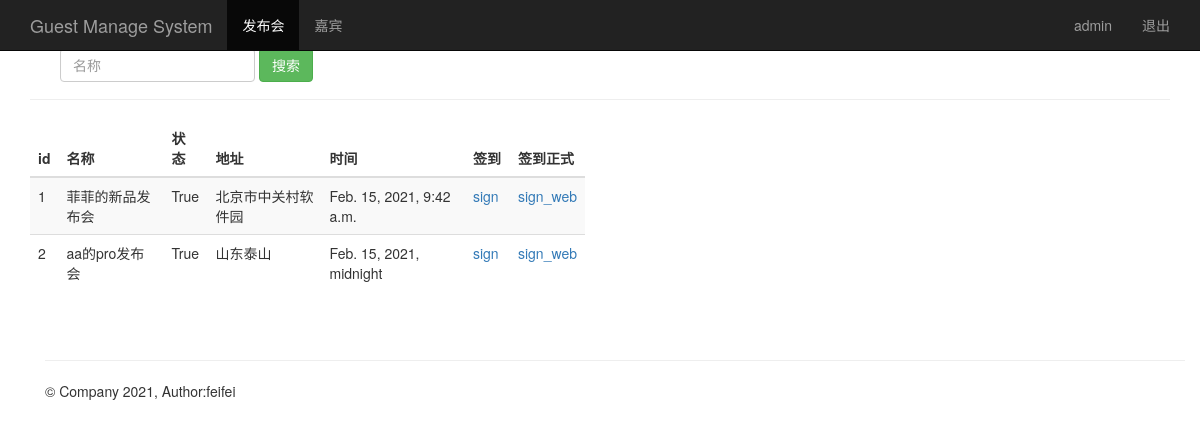
The app's page /event_manage/ (signed in), older data.
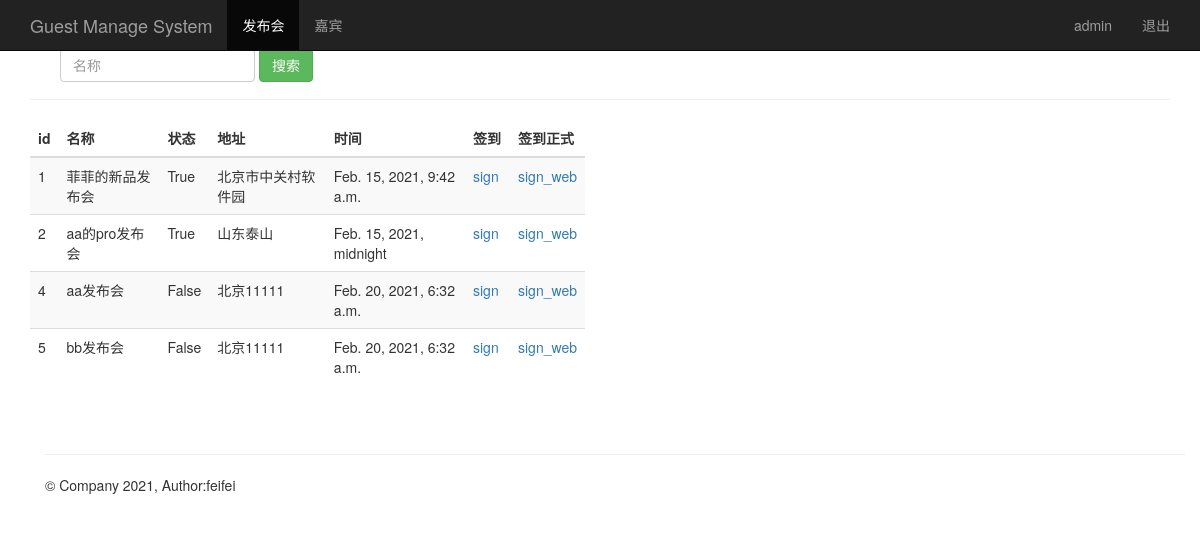
The same page, newer data.
### loginApp/models.py (models this page shows, shortened)
class Event(models.Model):
    name = models.CharField(max_length=100)  #发布会标题
    limit = models.IntegerField() #参加人数
    status = models.BooleanField()  #状态，表示该发布会是否启用
    address = models.CharField(max_length=200)  #发布会地址
    start_time = models.DateTimeField('events time')  #发布会开始时间
    create_time = models.DateTimeField(auto_now=True)  #创建时间，自动获取当前时间
    '''
    python 如何将对象以str的方式显示出来
    '''

### loginApp/views.py (the view)
# urls.py: url(r'^event_manage/', views.event_manage),
@login_required
def event_manage(request):
    event_list = Event.objects.all()
    username = request.session.get('user','')
    return render(request,'event_manage.html',{'user':username,'events':event_list})

### loginApp/templates/event_manage.html
{% extends "base.html" %}
{% block content %}
    <nav class="navbar navbar-inverse navbar-fixed-top">
      <div class="container">
        <div class="navbar-header">
          <a class="navbar-brand" href="/event_manage/">Guest Manage System</a>
        </div>
        <div id="navbar" class="collapse navbar-collapse">
          <ul class="nav navbar-nav">
            <li class="active"><a href="#">发布会</a></li>
            <li><a href="/guest_manage/">嘉宾</a></li>
          </ul>
          <ul class="nav navbar-nav navbar-right">
           <li><a href="#">{{user}}</a></li>
           <li><a href="/logout/">退出</a></li>
         </ul>
        </div>
      </div>
    </nav>
    <div class="container theme-showcase" role="main">
      <div class="page-header">
        <div id="navbar" class="navbar-collapse collapse">
          <form class="navbar-form" method="get" action="/search_name/">
            <div class="form-group">
              <input name="name" type="text" placeholder="名称" class="form-control">
            </div>
            <button type="submit" class="btn btn-success">搜索</button>
          </form>
        </div>
      </div>
      <div class="row">
        <div class="col-md-6">
          <table class="table table-striped">
            <thead>
              <tr>
                <th>id</th>
                <th>名称</th>
                <th>状态</th>
                <th>地址</th>
                <th>时间</th>
                <th style="width: 45px;">签到</th>
                <th>签到正式</th>
              </tr>
            </thead>
            <tbody>
              {% for event in events %}
                <tr>
                  <td>{{ event.id }}</td>
                  <td>{{ event.name }}</td>
                  <td>{{ event.status }}</td>
                  <td>{{ event.address }}</td>
                  <td>{{ event.start_time }}</td>
                  <td><a href="/sign_index/{{ event.id }}/"  target="{{ event.id }}_blank">sign</a></td>
                  <td><a href="/sign_index2/{{ event.id }}/"  target="{{ event.id }}_blank">sign_web</a></td>
                </tr>
             {% endfor %}
            </tbody>
          </table>
        </div>
      </div>
{% endblock %}

### loginApp/templates/base.html (shortened to what this page needs)
<!DOCTYPE html>
<html lang="zh-CN">
  <head>
      <link href="//cdn.bootcss.com/bootstrap/3.3.5/css/bootstrap.min.css" rel="stylesheet">
      <link href="//v3.bootcss.com/examples/theme/theme.css" rel="stylesheet">
  </head>
  <body role="document">
  {% block content %}
  {% endblock %}
    <div class="container theme-showcase" role="main">
        <div class="page-header">
        </div>
        <footer class="footer">
          <p>&copy; Company 2021, Author:feifei</p>
        </footer>
    </div>
  </body>
</html>

Row changes from the older to the newer data that the page shows:
added Event: id "4", name "aa发布会", status "False", address "北京11111", start_time "Feb. 20, 2021, 6:32 a.m."
added Event: id "5", name "bb发布会", status "False", address "北京11111", start_time "Feb. 20, 2021, 6:32 a.m."
